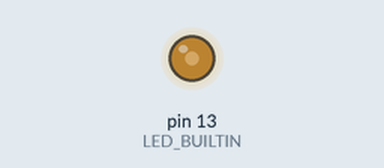
Simulated run of this sketch. Board: Arduino Uno, built with avr-gcc and run on an emulated ATmega328P. On the bench: output pins drawn as LEDs (lit = HIGH).

Above: at 0.1 s.
Timing chart, 0 to 1.6 s (numbered marks = the images above):
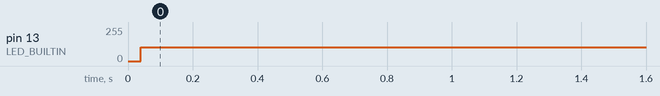

The sketch:

BuiltIN_LED_Flash.ino
```cpp
int delayTime = 2000;
void setup() {
  // put your setup code here, to run once:
  pinMode(LED_BUILTIN, OUTPUT);
}

void loop() {
  // put your main code here, to run repeatedly:

  digitalWrite(LED_BUILTIN, HIGH);
  degrees(delayTime);
  digitalWrite(LED_BUILTIN, LOW);
  degrees(delayTime);

}
```

Measured:
- by itself, pin 13 (LED_BUILTIN): 0/255 → 105/255 at 0.04 s
